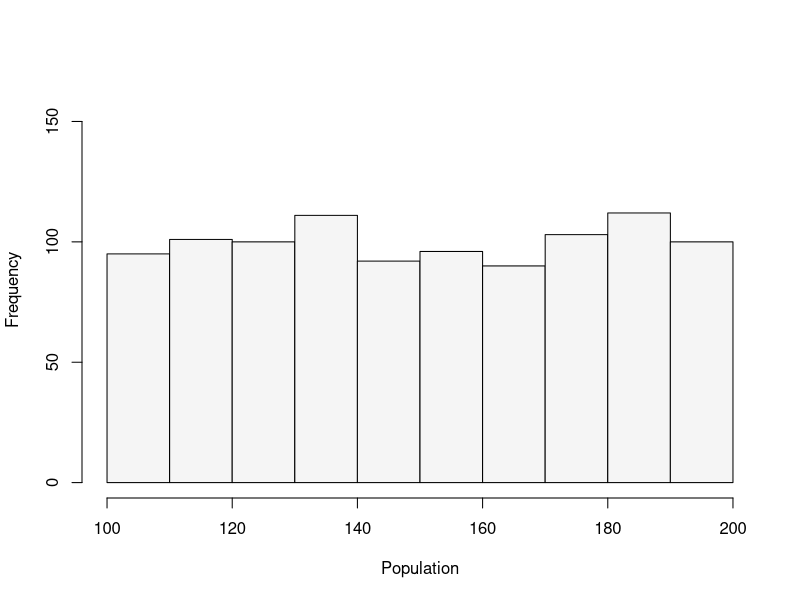
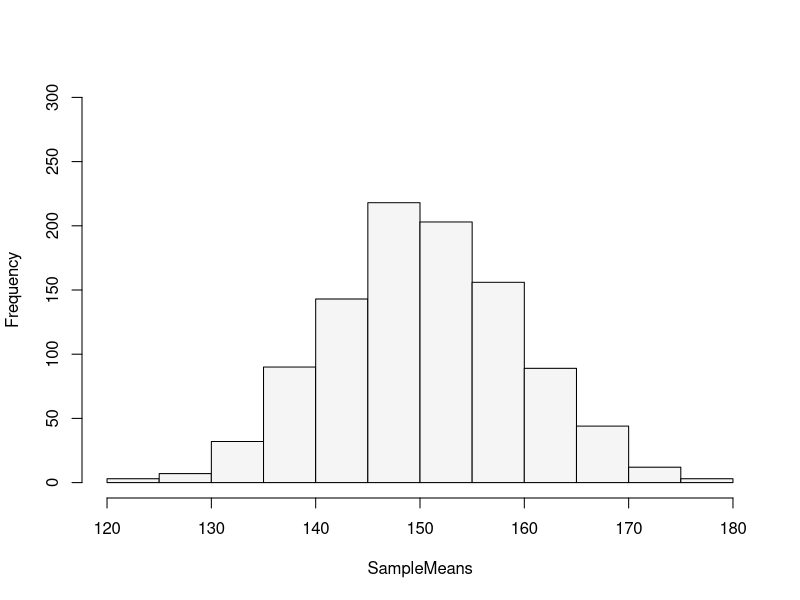
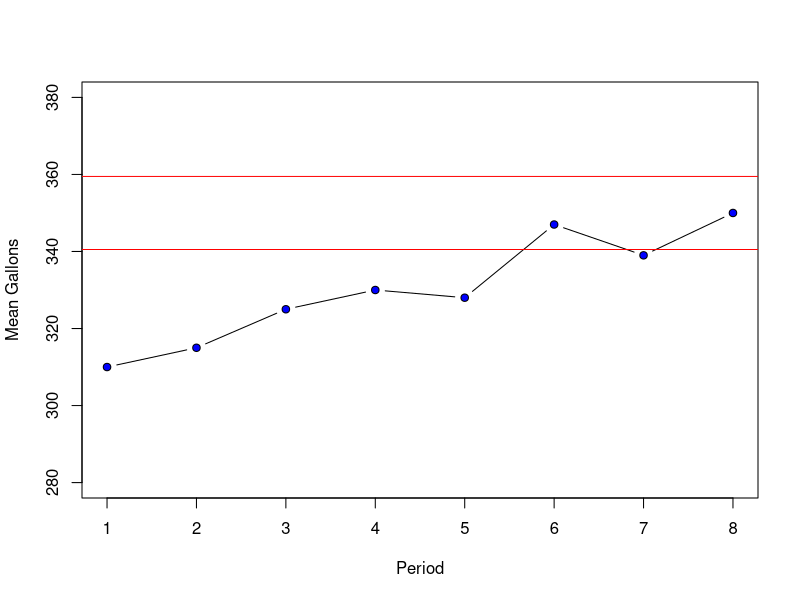
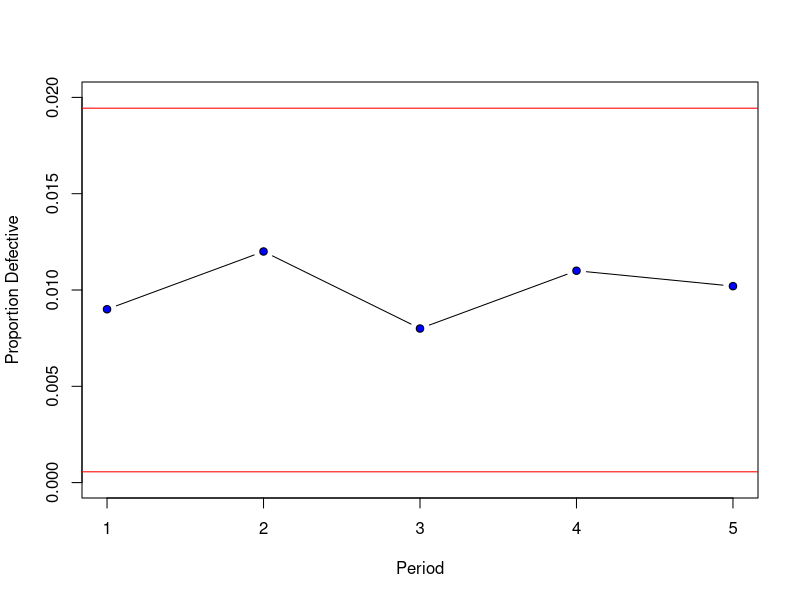

These charts were generated, in order, by the following R code:
## ---- chunk 1
set.seed(10)
Population<-runif(1000,100,200)
## ---- chunk 2
PopMean<-mean(Population)
PopSD<-sd(Population)
## ---- chunk 3
hist(Population, main="", ylim=c(0,160), col="#F5F5F5")
## ---- chunk 4
nrep<-1000
SampleMeans<-c()
for (i in 1:nrep){
  x<-sample(Population,10,replace=T)
  SampleMeans<-c(SampleMeans,mean(x))
}
## ---- chunk 5
mean(SampleMeans)
## ---- chunk 6
sd(SampleMeans)
## ---- chunk 7
PopSD/sqrt(10)
## ---- chunk 8
hist(SampleMeans, main="", ylim=c(0,300), col="#F5F5F5")
## ---- chunk 9
pnorm(160,mean(SampleMeans),sd(SampleMeans))-pnorm(140,mean(SampleMeans),sd(SampleMeans))
## ---- chunk 10
14/sqrt(100)
## ---- chunk 11
pnorm(85,80,1.4)-pnorm(77,80,1.4)
## ---- chunk 12
pnorm(35,33.8,3.5/sqrt(4),lower.tail = F)
## ---- chunk 13
(p35<-pnorm(35,33.8,3.5,lower.tail = F))
## ---- chunk 14
p35^4
## ---- chunk 15
sqrt(0.75*0.25/200)
## ---- chunk 16
pnorm(0.8,0.75,sqrt(0.75*0.25/200))-pnorm(0.7,0.75,sqrt(0.75*0.25/200))
## ---- chunk 17
pnorm(0.2,0.23,sqrt(0.23*0.77/50),lower.tail = F)
## ---- chunk 18
pnorm(0.2,0.23,sqrt(0.23*0.77/200),lower.tail = F)
## ---- chunk 19
dataEx1<-c(310,315,325,330,328,347,339,350)
ulEx1<-350+3*(10/sqrt(10))
llEx1<-350-3*(10/sqrt(10))
## ---- chunk 20
plot(dataEx1, type="b", ylab="Mean Gallons",
     xlab="Period", pch=21, bg="blue",ylim=c(280,380))
abline(h=ulEx1,col="red")
abline(h=llEx1,col="red")
## ---- chunk 21
dataEx2<-c(0.009,0.012,0.008,0.011,0.0102)
ulEx2<-0.01+3*sqrt(0.01*0.99/1000)
llEx2<-0.01-3*sqrt(0.01*0.99/1000)
## ---- chunk 22
plot(dataEx2, type="b", ylab="Proportion Defective",
     xlab="Period", pch=21, bg="blue",ylim=c(0,0.02))
abline(h=ulEx2,col="red")
abline(h=llEx2,col="red")
